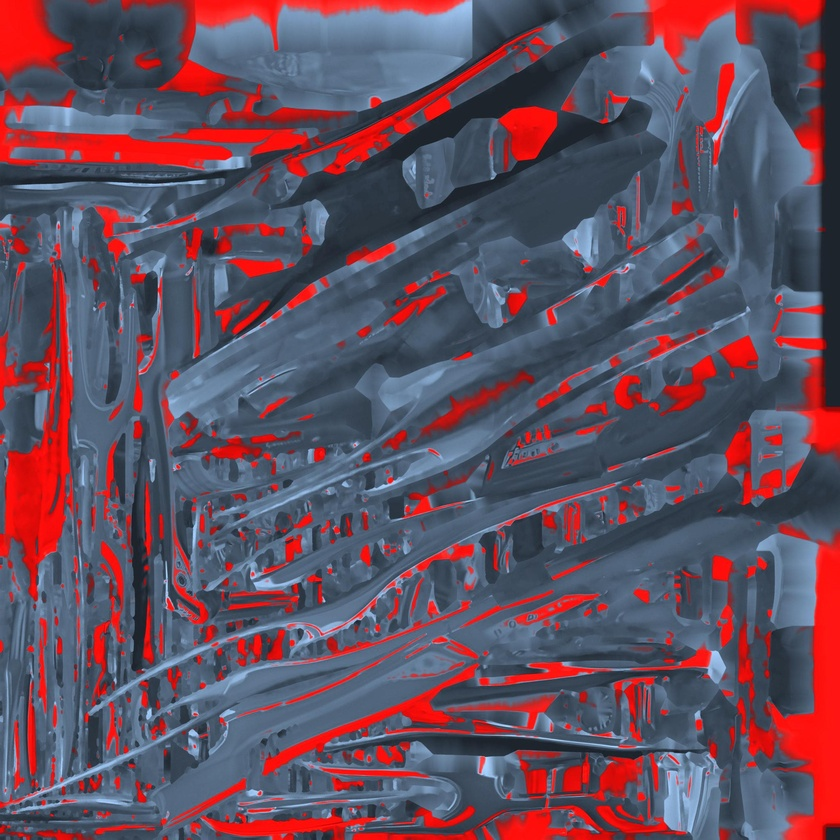
#> input picture godot/assets/models/cruiser_xz_basecolor_graded.jpg, 840 x 840 px, shrunk from 2048 x 2048 before the run; its folder holds only this picture in this run
$ python make_heightmaps.py
#> lines starting #> are read from the running program, lines starting #| are printed output that depends on the picture
"""由艦艇底色貼圖推導視差遮蔽（POM）用的高度圖與粗糙度圖。用法：python3 tools-src/godot/make_heightmaps.py
輸入：godot/assets/models/*basecolor*.jpg 與 frigate／fighter 的底色貼圖；輸出：同名 _height.png（灰階，白＝凸、黑＝凹）與 _rough.png。
推導規則（無需手繪）：面板接縫、凹槽在底色上是細暗線 → 取「模糊後亮度 − 原亮度」的正部分當凹陷；大面積亮度差當緩慢起伏；
高頻細節（鉚釘、紋理）加一點噪聲式顆粒。粗糙度：凹處與暗處較粗糙（髒汙），凸起邊緣較光滑（磨亮）。"""
import glob, os
import numpy as np
from PIL import Image, ImageFilter

SRC = sorted(glob.glob('godot/assets/models/*basecolor*.jpg') + glob.glob('godot/assets/models/frigate_tripo_rgb*.jpg') + glob.glob('godot/assets/models/fighter_starskiff_base*.jpg'))
for f in SRC:
    im = Image.open(f).convert('RGB')
#> im is the input picture: PIL image 840x840 RGB; mean R, G, B 100, 78.7, 95
    L = np.asarray(im.convert('L'), dtype=np.float32) / 255.0
    def blur(a, r): return np.asarray(Image.fromarray((a * 255).astype(np.uint8)).filter(ImageFilter.GaussianBlur(r)), dtype=np.float32) / 255.0
#> called with r = 2.2
    fine = np.clip((blur(L, 2.2) - L) * 5.0, 0, 1)          # 細暗線＝接縫／凹槽（凹）
    mid = np.clip((blur(L, 7.0) - L) * 2.5, 0, 1)           # 中尺度暗區（凹）
#> call 2 of blur, with r = 7
#> in blur (call 2), `def blur(a, r): return np.asarray(Image.fromarray((a * 255).astype(np...`:
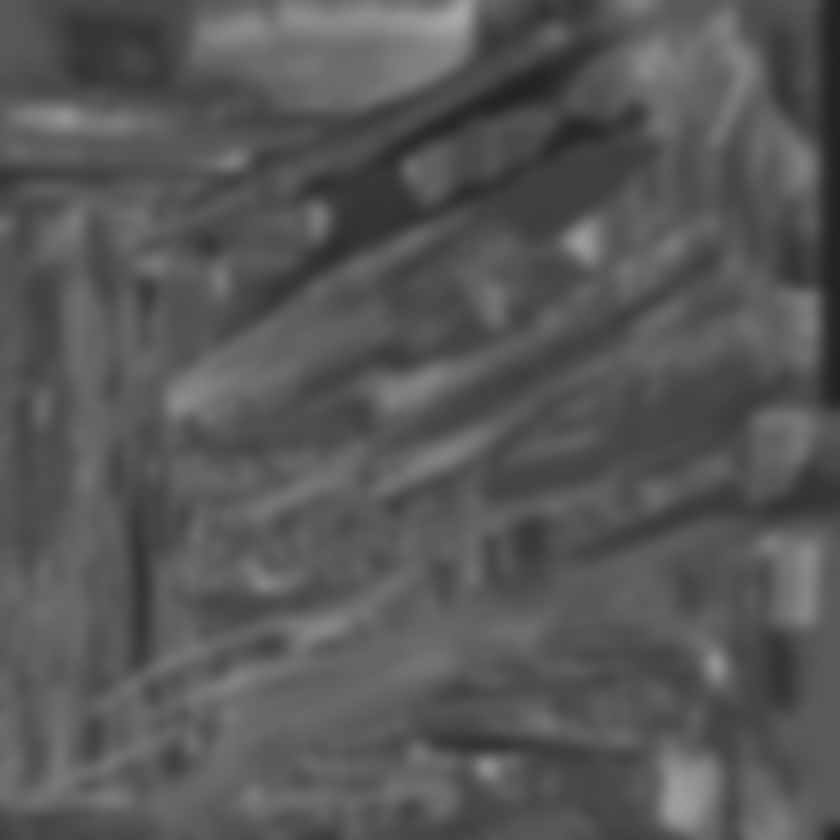
#> returned value: shape (840, 840) float32; min 0.137, max 0.659, mean 0.341
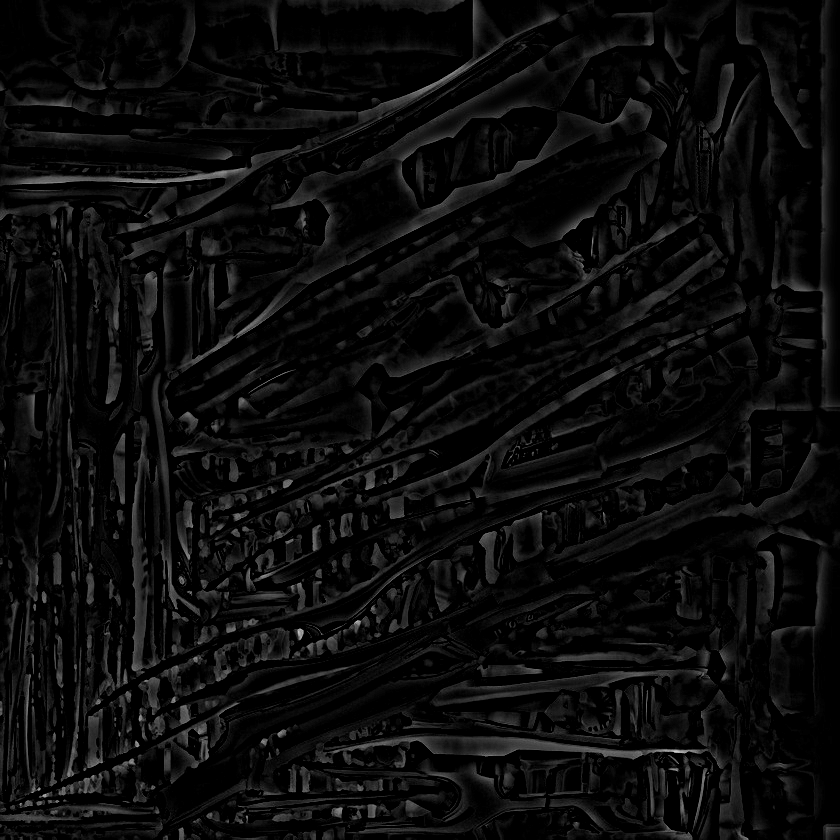
#> mid: shape (840, 840) float32; min 0, max 0.814, mean 0.047
    bump = np.clip((L - blur(L, 3.5)) * 3.0, 0, 1)           # 細亮線＝凸起邊緣
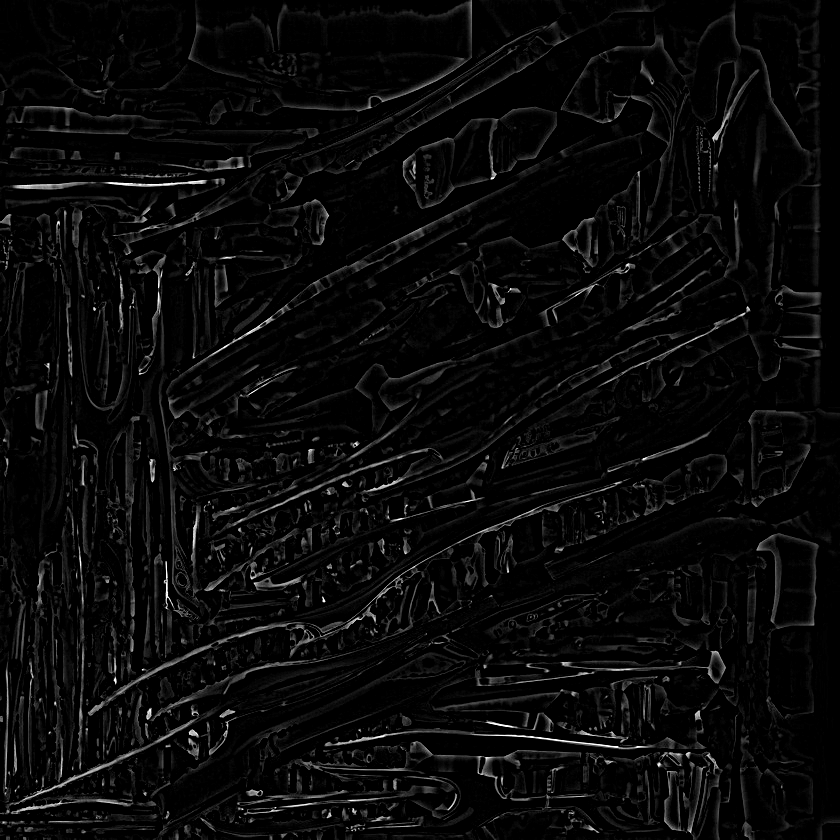
#> bump: shape (840, 840) float32; min 0, max 1, mean 0.0394
    low = blur(L, 18.0)                                       # 大面積亮度＝緩慢起伏
    h = 0.55 - 0.55 * fine - 0.25 * mid + 0.30 * bump + 0.18 * (low - 0.5)
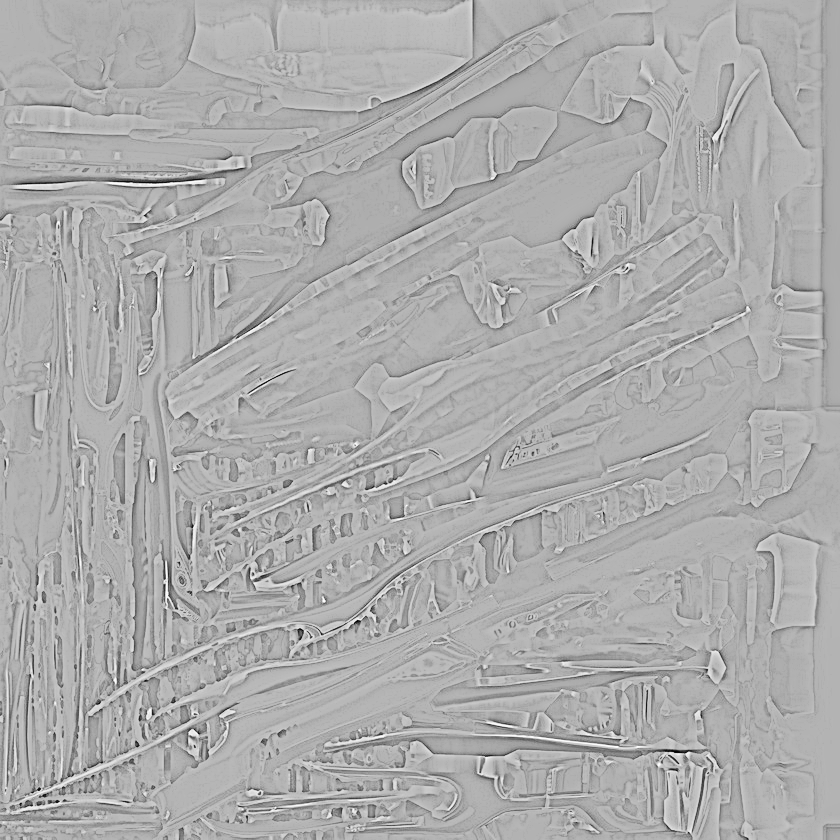
#> h: shape (840, 840) float32; min -0.219, max 0.834, mean 0.495; drawn with min black and max white
    rng = np.random.default_rng(7)
    h += rng.normal(0, 0.012, h.shape).astype(np.float32)     # 細顆粒
    h = np.clip(h, 0, 1)
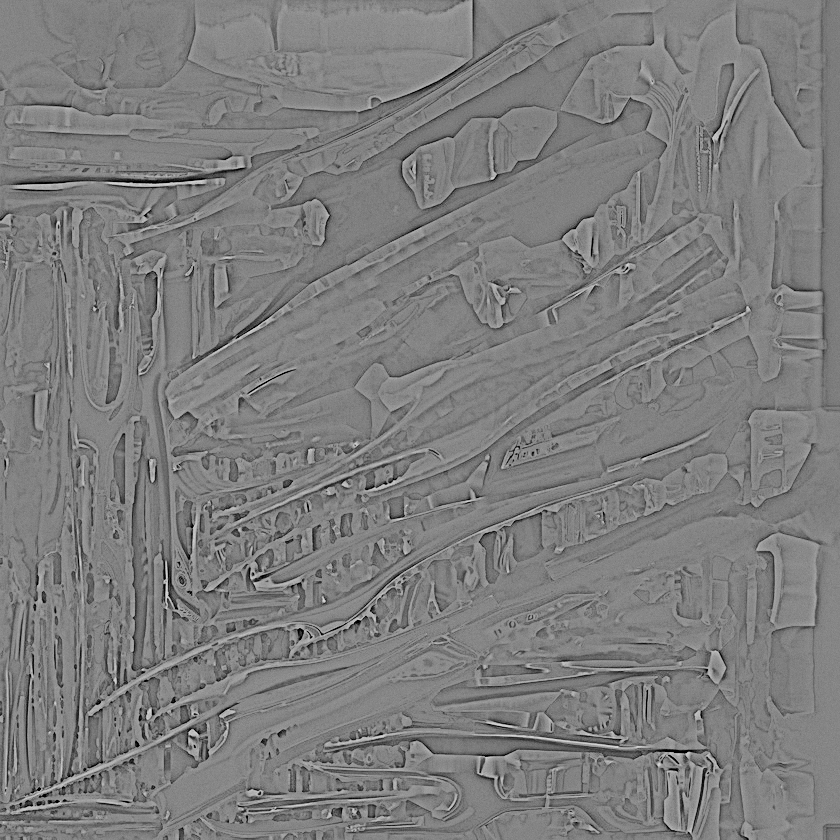
#> h: shape (840, 840) float32; min 0, max 0.853, mean 0.495
    base = os.path.splitext(f)[0]
    Image.fromarray((h * 255).astype(np.uint8)).save(base + '_height.png')
    rough = np.clip(0.55 + 0.35 * fine + 0.15 * mid - 0.25 * bump + 0.2 * (0.5 - L), 0.2, 0.95)
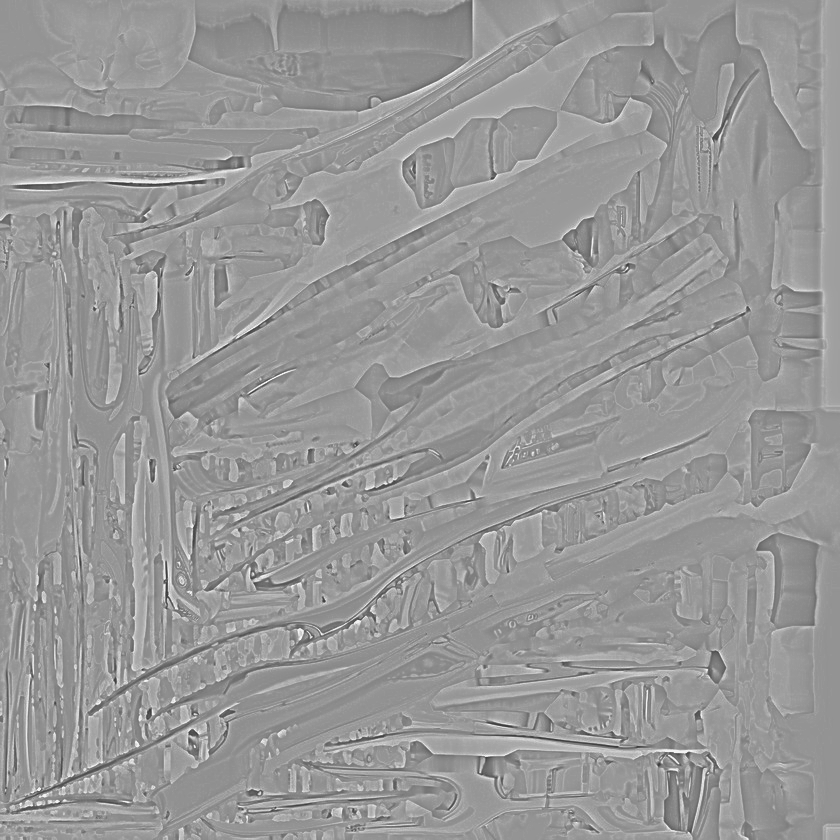
#> rough: shape (840, 840) float32; min 0.236, max 0.95, mean 0.596
    Image.fromarray((rough * 255).astype(np.uint8)).save(base + '_rough.png')
    print(os.path.basename(base), im.size)
#| cruiser_xz_basecolor_graded (840, 840)
